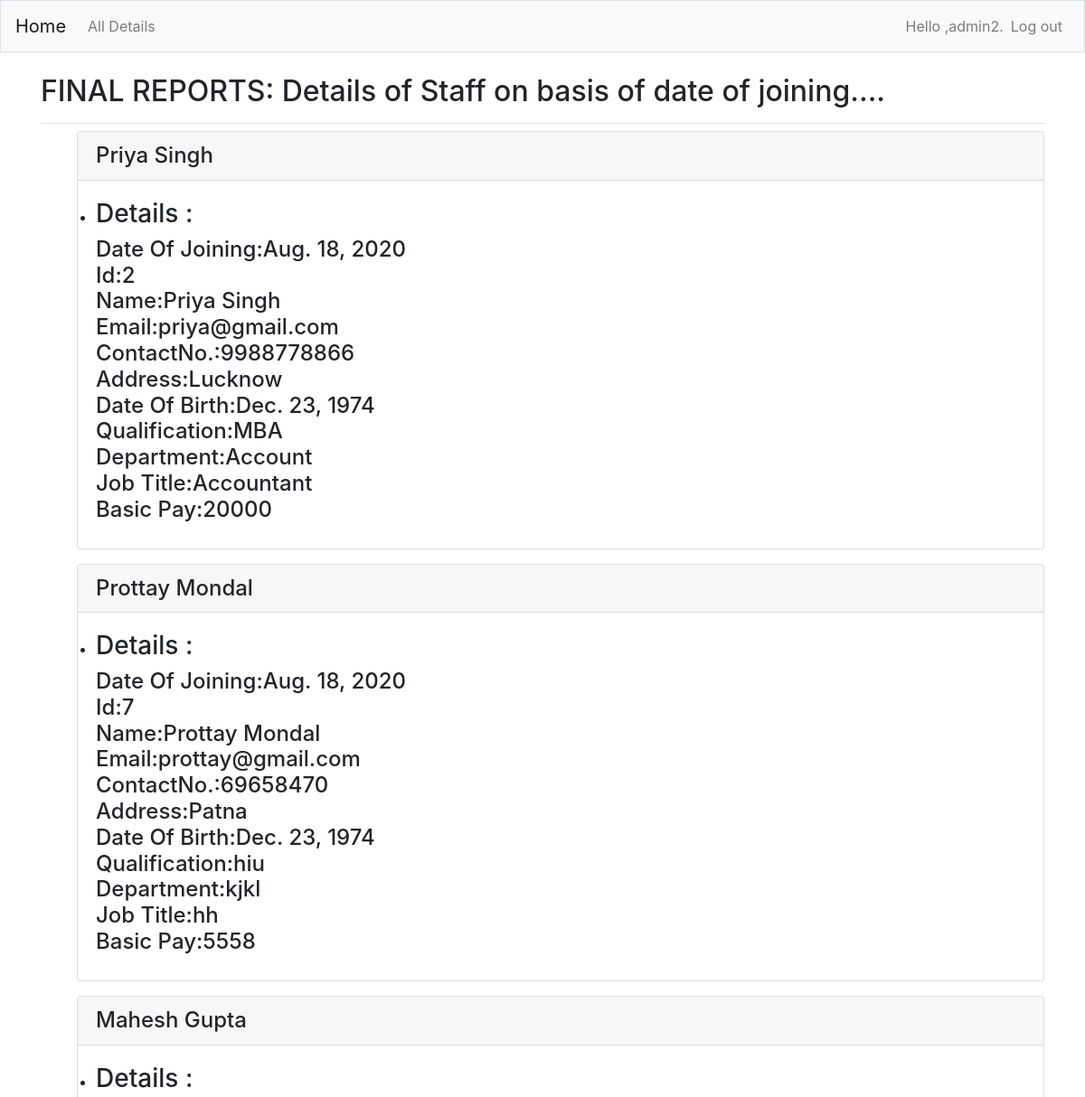
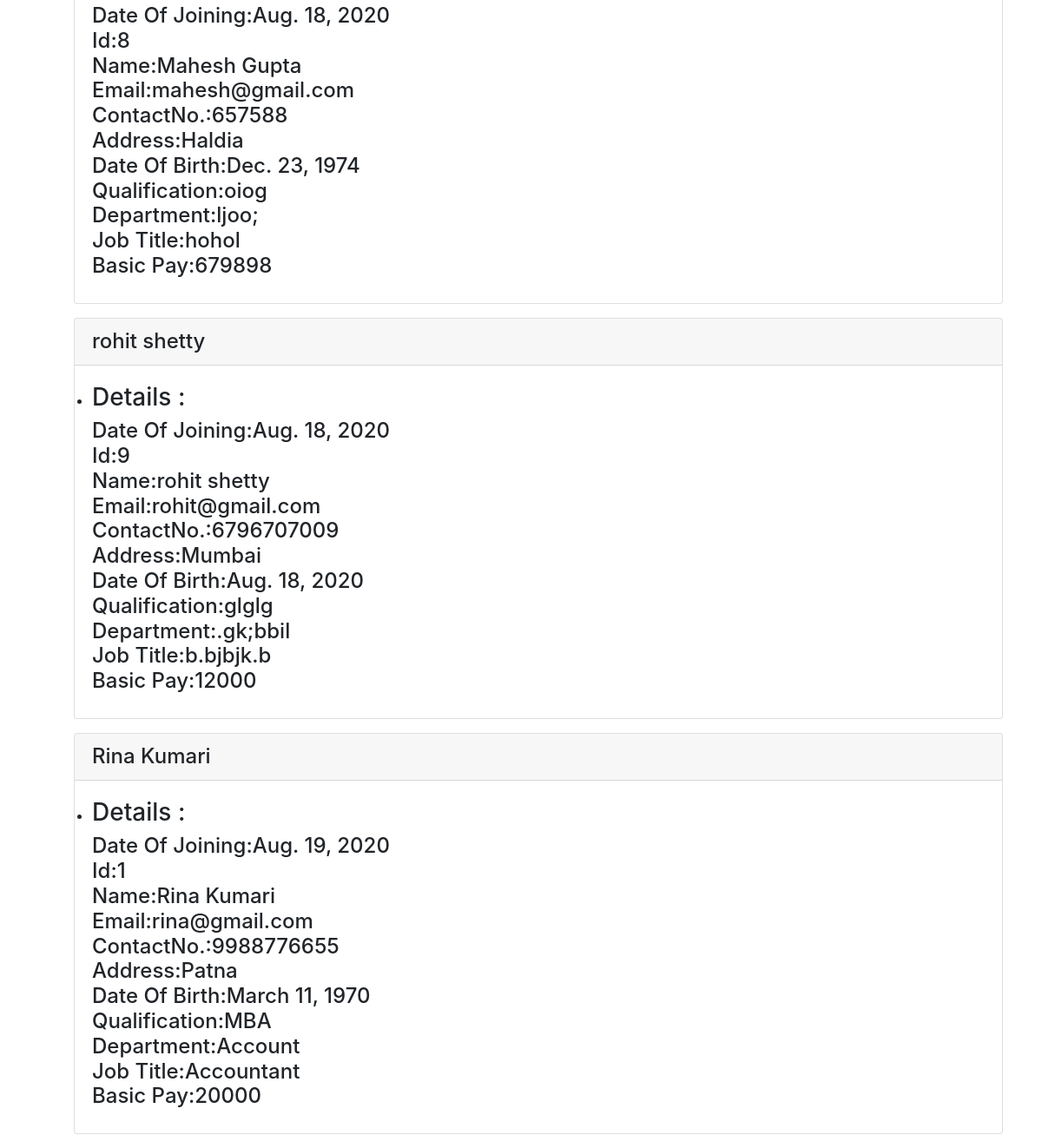
Screenshot of /detaildoj (signed in) with the database file from the repository (2 pictures, top to bottom).
### case2/models.py (models this page shows)
class Staff(models.Model):
    topic = models.ForeignKey(Topic,on_delete=models.CASCADE)
    id=models.AutoField(primary_key=True)
    name=models.CharField(max_length=200)
    email=models.EmailField(max_length=150)
    gender=models.CharField(max_length=100)
    address=models.TextField()
    contactno=models.IntegerField()
    DOJ=models.DateField()
    DOB=models.DateField()
    qualification=models.TextField(max_length=1000)
    department=models.CharField(max_length=100)
    jobtitle=models.CharField(max_length=100)
    basicpay=models.IntegerField()
    owner = models.ForeignKey(User,on_delete=models.CASCADE)
    class Meta:
        verbose_name_plural='Staffs'
    def __str__(self):
        return self.name

### case2/views.py (the view)
# urls.py: path('detaildoj',views.detaildoj,name='detaildoj'),
@login_required
def detaildoj(request):
    staff= Staff.objects.order_by('DOJ')
    return render(request,'detaildoj.html',{'sr':staff})

### case2/templates/detaildoj.html
{% extends 'staff_templates/base.html' %}
{% load bootstrap4 %}
{% block page_header %}
<h2>FINAL REPORTS: Details of Staff on basis of date of joining....</h2>
{% endblock page_header %}
{% block content %}
<div>
    {% if sr %}
       <ul>
          {% for staff in sr %}
          <div class="card mb-3">
             <h4 class="card-header">
                {{staff}}
            </h4>
             <div class="card-body">
                <li>
                   <h3>Details : <br></h3>
                    <h4>
                        Date Of Joining:{{staff.DOJ}}<br>
                        Id:{{staff.id}}<br>
                       Name:{{ staff.name }}<br>
                       Email:{{ staff.email }}<br>
                       ContactNo.:{{staff.contactno}}<br>
                       Address:{{staff.address}}<br>
                       Date Of Birth:{{staff.DOB}}<br>
                       Qualification:{{staff.qualification}}<br>
                       Department:{{staff.department}}<br>
                       Job Title:{{staff.jobtitle}}<br>
                       Basic Pay:{{staff.basicpay}}
                    </h4>
                   </li>
             </div>
         </div>
       {% endfor %}
       </ul>
    {% endif %}
 </div>
{% endblock content %}

### case2/templates/staff_templates/base.html (shortened to what this page needs)
{% load bootstrap4 %}
<!DOCTYPE html>
<html lang="en">
<head>
   {% bootstrap_css %}
</head>
<body>
   <nav class="navbar navbar-expand-md navbar-light bg-light mb-4 border">
      <a class="navbar-brand" href="{% url 'index' %}">Home</a>
      <div class="collapse navbar-collapse" id="navbarCollapse">
         <ul class="navbar-nav mr-auto">
            <li class="nav-item">
               <a class="nav-link" href="{% url 'one' %}">All Details</a></li>
         </ul>
         <ul class="navbar-nav ml-auto">
            {% if user.is_authenticated %}
            <li class="nav-item">
               <span class="navbar-text"> Hello ,{{user.username}}.</span>
            </li>
            <li class="nav-item">
               <a class="nav-link" href="{% url 'users:logout' %}?next=/logoutpage">Log out</a>
            </li>
            {% endif %}
         </ul>
         </div>
   </nav>
   <main role="main" class="container">
      <div class ='pb-2 mb-2 border-bottom'>
         {% block page_header %}{% endblock page_header %}
      </div>
      <div>
         {% block content %}{% endblock content %}
      </div>
   </main>
</body>
</html>

### rows the page displays
Staff: name "Priya Singh", DOJ "Aug. 18, 2020", id "2", email "priya@gmail.com", contactno "9988778866", address "Lucknow", DOB "Dec. 23, 1974", qualification "MBA", department "Account", jobtitle "Accountant", basicpay "20000"
Staff: name "Prottay Mondal", DOJ "Aug. 18, 2020", id "7", email "prottay@gmail.com", contactno "69658470", address "Patna", DOB "Dec. 23, 1974", qualification "hiu", department "kjkl", jobtitle "hh", basicpay "5558"
Staff: name "Mahesh Gupta", DOJ "Aug. 18, 2020", id "8", email "mahesh@gmail.com", contactno "657588", address "Haldia", DOB "Dec. 23, 1974", qualification "oiog", department "ljoo;", jobtitle "hohol", basicpay "679898"
Staff: name "rohit shetty", DOJ "Aug. 18, 2020", id "9", email "rohit@gmail.com", contactno "6796707009", address "Mumbai", DOB "Aug. 18, 2020", qualification "glglg", department ".gk;bbil", jobtitle "b.bjbjk.b", basicpay "12000"
Staff: name "Rina Kumari", DOJ "Aug. 19, 2020", id "1", email "rina@gmail.com", contactno "9988776655", address "Patna", DOB "March 11, 1970", qualification "MBA", department "Account", jobtitle "Accountant", basicpay "20000"

### other values shown
{{ user.username }} "admin2"
